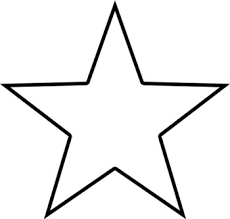
#> input picture 16_contour/images.png, 230 x 219 px
$ python test.py
#> lines starting #> are read from the running program, lines starting #| are printed output that depends on the picture; after the words box and inside, x2 and y2 are one past the last pixel; in counts of white or black regions, pixels touching at a corner belong together
#!/usr/bin/python3.5
# Created by Eudaemon, All Rights Reserved


import numpy as np
import cv2


img = cv2.imread('images.png')
#> img is the input picture: shape (219, 230, 3); min 0, max 255, mean 240.4

imgray = cv2.cvtColor(img, cv2.COLOR_BGR2GRAY)
ret,thresh = cv2.threshold(imgray,127,255,0)
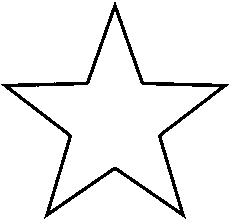
#> thresh: shape (219, 230); 94.4% white; 1 black region
contours = cv2.findContours(thresh,cv2.RETR_TREE,cv2.CHAIN_APPROX_SIMPLE)
#> contours = 3 contours; box (x1, y1, x2, y2) and area: (0, 0, 230, 219) 28871, (11, 12, 219, 210) 14167, (45, 171, 185, 219) 3318


print(contours)
#> (printed output is left out)
